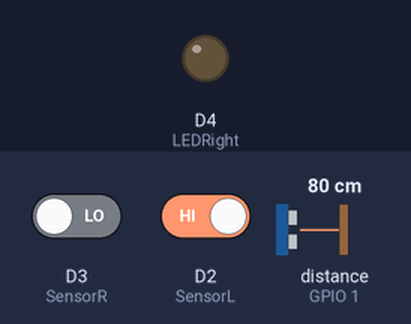
This sketch was run on a simulated ESP8266 (NodeMCU). Shown: output pins drawn as LEDs (lit = HIGH). The test bench sets the inputs (shaded band); at power-on: D3 (SensorR) LOW, D2 (SensorL) HIGH, distance to the obstacle (sensor on GPIO 1) 80 cm. The echo pulse lasts 58.3 µs per cm; what the sketch prints to the serial monitor is not drawn.

Above: at 1.2 s.
1.3 s: D3 (SensorR) driven HIGH
At 2.5 s:
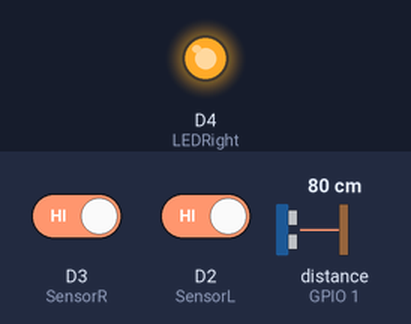
2.8 s: D3 (SensorR) driven LOW
At 3.7 s:
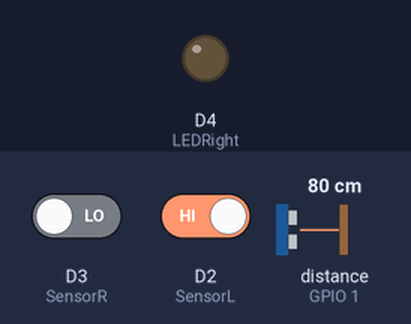
4.3 s: D2 (SensorL) driven LOW
At 5.2 s:
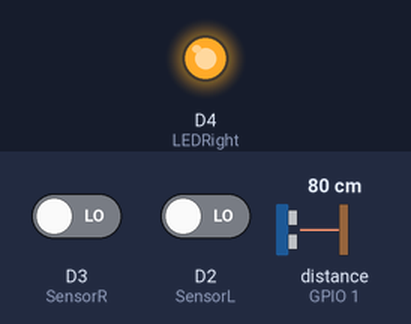
Timing chart, 0 to 7.3 s (numbered marks = the images above; inputs shaded):
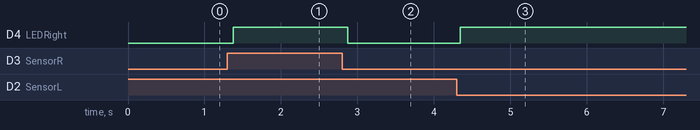

Measured:
- after the input at 1.3 s, D4 (LEDRight): LOW → HIGH after 0.08 s
- after the input at 2.8 s, D4 (LEDRight): HIGH → LOW after 0.07 s
- after the input at 4.3 s, D4 (LEDRight): LOW → HIGH after 0.05 s

The sketch:

Homework.ino
```cpp
#include <HCSR04.h>
HCSR04 hc(D11,D10); //trig,echo
int SensorL=D2; //right LED
int SensorR=D3; //left LED
int LEDRight=D4; //Yellow LED
void setup() {
   Serial.begin(38400);
   pinMode(LED_BUILTIN, OUTPUT); //left light
   pinMode(LEDRight, OUTPUT); //right light
   pinMode(SensorL,INPUT);
   pinMode(SensorR,INPUT);

}

void loop() {


 if(digitalRead(SensorL)==LOW) //detectLeft
 {
  digitalWrite(LED_BUILTIN, LOW);
  digitalWrite(LEDRight, HIGH);
   delay(100);
 }
  else if(digitalRead(SensorR)==LOW)//detectRight
  {
    digitalWrite(LED_BUILTIN, HIGH);
    digitalWrite(LEDRight, LOW);
     delay(100);
  }
    else if(hc.dist()<20)//detectFront20cm
    { digitalWrite(LED_BUILTIN,LOW);
    digitalWrite(LEDRight,LOW);
    delay(100);
    }
    else if(hc.dist()>40)//ObjFar40cm
    { digitalWrite(LED_BUILTIN,HIGH);
    digitalWrite(LEDRight,HIGH);
    delay(100);
    }
    else if(hc.dist()>=20 && hc.dist()<=40)//detectFront20to40cm
    {

      digitalWrite(LED_BUILTIN,HIGH);
       digitalWrite(LEDRight,HIGH);
       delay(1000);
    }
   else
   {digitalWrite(LED_BUILTIN,LOW);
       digitalWrite(LEDRight,LOW);
   }
   Serial.println(hc.dist());
  }
```
